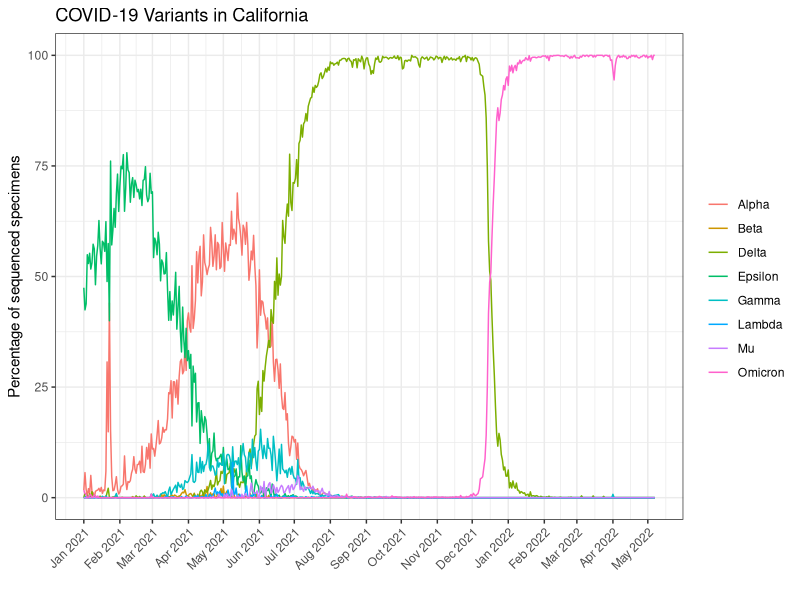

Write the R code that produced this figure.
## ---- chunk 1
library(ggplot2)
library(lubridate)
library(dplyr)
## ---- chunk 2
covid.data <- read.csv("covid19_variants.csv")
head(covid.data)
## ---- chunk 3
covid.data$date <- ymd(covid.data$date)
head(covid.data$date)
## ---- chunk 4
filtered.data <- filter(covid.data, variant_name != "Total" & variant_name != "Other")
head(filtered.data)
## ---- chunk 5
covid.data.plot <- ggplot(filtered.data, aes(date, percentage)) +
  geom_line(aes(color = variant_name)) +
  labs(x="", y="Percentage of sequenced specimens", 
       title= "COVID-19 Variants in California", color="") + 
  scale_x_date(date_breaks="1 month", date_labels="%b %Y") 
  
covid.data.plot + theme_bw() + 
  theme(axis.text.x = element_text(angle = 45, hjust = 1))
